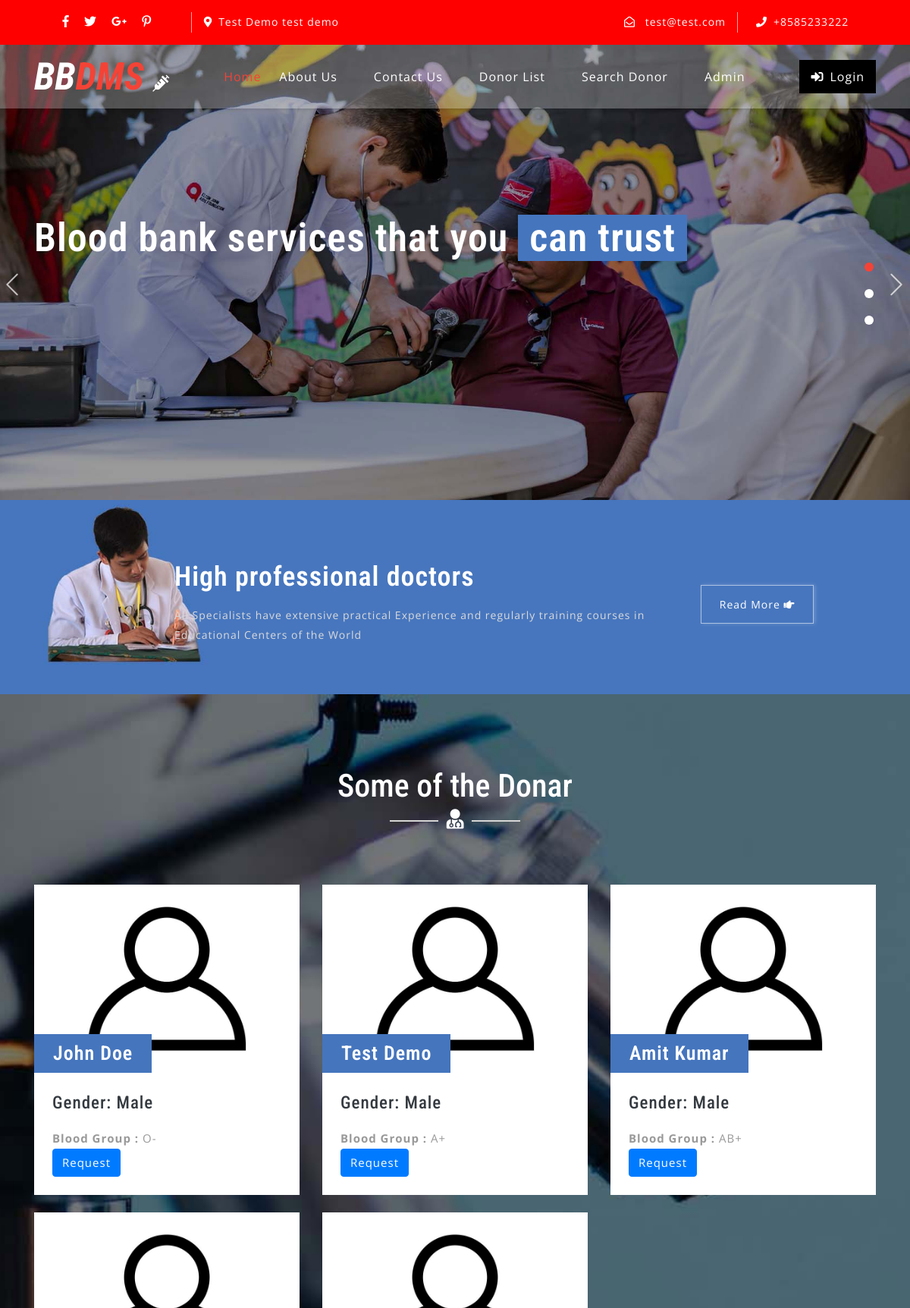
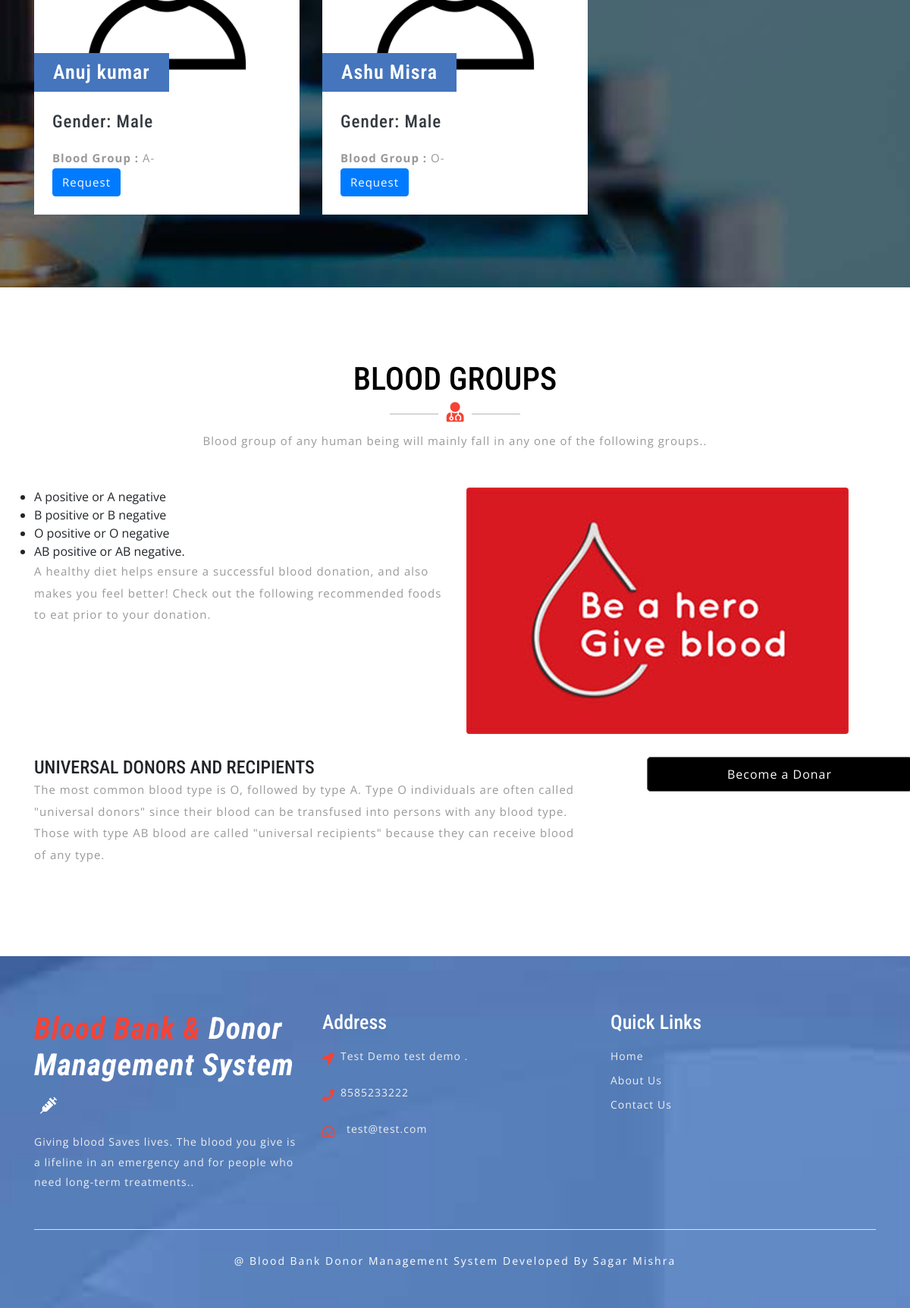
/bbdms/index.php, run on the app's committed database (2 pictures, top to bottom).
### tables this page shows
CREATE TABLE `tblcontactusinfo` (
  `id` int(11) NOT NULL,
  `Address` tinytext DEFAULT NULL,
  `EmailId` varchar(255) DEFAULT NULL,
  `ContactNo` char(11) DEFAULT NULL
);

CREATE TABLE `tblblooddonars` (
  `id` int(11) NOT NULL,
  `FullName` varchar(100) DEFAULT NULL,
  `MobileNumber` char(11) DEFAULT NULL,
  `EmailId` varchar(100) DEFAULT NULL,
  `Gender` varchar(20) DEFAULT NULL,
  `Age` int(11) DEFAULT NULL,
  `BloodGroup` varchar(20) DEFAULT NULL,
  `Address` varchar(255) DEFAULT NULL,
  `Message` mediumtext DEFAULT NULL,
  `PostingDate` timestamp NOT NULL DEFAULT current_timestamp(),
  `status` int(1) DEFAULT NULL,
  `Password` varchar(250) DEFAULT NULL
);

### bbdms/index.php (the view, shortened to what this page needs)
<?php
include('includes/config.php');
?>
<!DOCTYPE html>
<html lang="zxx">
<head>
	<link rel="stylesheet" href="css/bootstrap.css">
	<link rel="stylesheet" href="css/style.css" type="text/css" media="all" />
	<link rel="stylesheet" href="css/fontawesome-all.css">
</head>
<body>
	<?php include('includes/header.php');?>
	<div class="slider">
		<div class="callbacks_container">
			<ul class="rslides callbacks callbacks1" id="slider4">
				<li>
					<div class="banner-top1">
						<div class="banner-info_agile_w3ls">
							<div class="container">
								<h3>Blood bank services that you
									<span>can trust</span>
								</h3>
							</div>
						</div>
					</div>
				</li>
			</ul>
		</div>
	</div>
	<div class="banner-bottom py-5">
		<div class="d-flex container py-xl-3 py-lg-3">
			<div class="banner-left-bottom-w3ls offset-lg-2 offset-md-1">
				<h3 class="text-white my-3">High professional doctors</h3>
				<p>All Specialists have extensive practical Experience and regularly training courses in Educational Centers of the
					World</p>
			</div>
			<div class="button">
				<a href="about.php" class="w3ls-button-agile">Read More
					<i class="fas fa-hand-point-right"></i>
				</a>
			</div>
		</div>
	</div>
	<div class="blog-w3ls py-5" id="blog">
		<div class="container py-xl-5 py-lg-3">
			<div class="w3ls-titles text-center mb-5">
				<h3 class="title text-white">Some of the Donar</h3>
				<span>
					<i class="fas fa-user-md text-white"></i>
				</span>
			</div>
			<div class="row package-grids mt-5">
				<?php
$status=1;
$sql = "SELECT * from tblblooddonars where status=:status order by rand() limit 6";
$query = $dbh -> prepare($sql);
$query->bindParam(':status',$status,PDO::PARAM_STR);
$query->execute();
$results=$query->fetchAll(PDO::FETCH_OBJ);
if($query->rowCount() > 0)
{
foreach($results as $result)
{ ?>
				<div class="col-md-4 pricing" style="margin-top:2%;">
					<div class="price-top">
							<img src="images/blood-donor.jpg" alt="" class="img-fluid" />
						<h3><?php echo htmlentities($result->FullName);?>
						</h3>
					</div>
					<div class="price-bottom p-4">
						<h4 class="text-dark mb-3">Gender: <?php echo htmlentities($result->Gender);?></h4>
						<p class="card-text"><b>Blood Group :</b> <?php echo htmlentities($result->BloodGroup);?></p>
						<a class="btn btn-primary" style="color:#fff" href="contact-blood.php?cid=<?php echo $result->id;?>">Request</a>
					</div>
				</div><?php }} ?>
			</div>
		</div>
	</div>
	<div class="screen-w3ls py-5">
		<div class="container py-xl-5 py-lg-3">
			<div class="w3ls-titles text-center mb-5">
				<h3 class="title">BLOOD GROUPS</h3>
				<span>
					<i class="fas fa-user-md"></i>
				</span>
				<p class="mt-2">Blood group of any human being will mainly fall in any one of the following groups..</p>
			</div>
			<div class="row">
            <div class="col-lg-6">
                <ul>
<li>A positive or A negative</li>
<li>B positive or B negative</li>
<li>O positive or O negative</li>
<li>AB positive or AB negative.</li>
                </ul>
                <p>A healthy diet helps ensure a successful blood donation, and also makes you feel better! Check out the following recommended foods to eat prior to your donation.</p>
            </div>
            <div class="col-lg-6">
                <img class="img-fluid rounded" src="images/blood-donor (1).jpg" alt="">
            </div>
        </div>
        <div class="row mb-4">
            <div class="col-md-8">
            <h4 style="padding-top: 30px;">UNIVERSAL DONORS AND RECIPIENTS</h4>
                <p>
The most common blood type is O, followed by type A.
Type O individuals are often called "universal donors" since their blood can be transfused into persons with any blood type. Those with type AB blood are called "universal recipients" because they can receive blood of any type.</p>
            </div>
            <div class="col-md-4" style="padding-top: 30px;">
                <a class="btn btn-lg btn-secondary btn-block login-button ml-lg-5 mt-lg-0 mt-4 mb-lg-0 mb-3" data-toggle="modal" data-target="#exampleModalCenter1" href="#" data-toggle="modal" data-target="#exampleModalCenter1"> Become a Donar</a>
            </div>
        </div>
		</div>
	</div>
	<?php include('includes/footer.php');?>
</body>
</html>

### bbdms/includes/header.php (shortened to what this page needs)
    <header>
        <div class="top-bar py-3">
            <div class="container">
                <div class="row">
                    <div class="col-lg-7 top-social-agile">
                        <div class="row">
                            <ul class="col-lg-4 col-6 top-right-info text-center">
                                <li>
                                    <a href="#">
                                        <i class="fab fa-facebook-f"></i>
                                    </a>
                                </li>
                                <li class="mx-3">
                                    <a href="#">
                                        <i class="fab fa-twitter"></i>
                                    </a>
                                </li>
                                <li>
                                    <a href="#">
                                        <i class="fab fa-google-plus-g"></i>
                                    </a>
                                </li>
                                <li class="ml-3">
                                    <a href="#">
                                        <i class="fab fa-pinterest-p"></i>
                                    </a>
                                </li>
                            </ul><?php
$sql = "SELECT * from tblcontactusinfo";
$query = $dbh -> prepare($sql);
$query->execute();
$results=$query->fetchAll(PDO::FETCH_OBJ);
if($query->rowCount() > 0)
{
foreach($results as $result)
{ ?>
                            <div class="col-6 header-top_w3layouts pl-3 text-lg-left text-center">
                                <p class="text-white">
                                    <i class="fas fa-map-marker-alt mr-2"></i><?php  echo $result->Address; ?></p>
                            </div>
                        </div>
                    </div>
                    <div class="col-lg-5 top-social-agile text-lg-right text-center">
                        <div class="row">
                            <div class="col-lg-7 col-6 top-w3layouts">
                                <p class="text-white">
                                    <i class="far fa-envelope-open mr-2"></i>
                                    <a href="mailto:info@example.com" class="text-white"><?php  echo $result->EmailId; ?></a>
                                </p>
                            </div>
                            <div class="col-lg-5 col-6 header-w3layouts pl-4 text-lg-left">
                                <p class="text-white">
                                    <i class="fas fa-phone mr-2"></i>+<?php  echo $result->ContactNo; ?></p>
                            </div>
                        </div><?php } } ?>
                    </div>
                </div>
            </div>
        </div>
    </header>
    <div id="home">
        <div class="main-top py-1">
            <nav class="navbar navbar-expand-lg navbar-light fixed-navi">
                <div class="container">
                    <h1>
                        <a class="navbar-brand font-weight-bold font-italic" href="index.php">
                            <span>BB</span>DMS
                            <i class="fas fa-syringe"></i>
                        </a>
                    </h1>
                    <div class="collapse navbar-collapse text-center" id="navbarSupportedContent">
                        <ul class="navbar-nav ml-lg-auto">
                            <li class="nav-item active mt-lg-0 mt-3">
                                <a class="nav-link" href="index.php">Home
                                </a>
                            </li>
                            <li class="nav-item mx-lg-4 my-lg-0 my-3">
                                <a class="nav-link" href="about.php">About Us</a>
                            </li>
                            <li class="nav-item mx-lg-4 my-lg-0 my-3">
                                <a class="nav-link" href="contact.php">Contact Us</a>
                            </li>
                            <li class="nav-item mx-lg-4 my-lg-0 my-3">
                                <a class="nav-link" href="donor-list.php">Donor List</a>
                            </li>
                            <li class="nav-item mx-lg-4 my-lg-0 my-3">
                                <a class="nav-link" href="search-donor.php">Search Donor</a>
                            </li>
                            <?php if (strlen($_SESSION['bbdmsdid']==0)) {?>
                            <li class="nav-item mx-lg-4 my-lg-0 my-3">
                                <a class="nav-link" href="admin/index.php">Admin</a>
                            </li>
                        </ul>
                        <a href="login.php" class="login-button ml-lg-5 mt-lg-0 mt-4 mb-lg-0 mb-3" >
                            <i class="fas fa-sign-in-alt mr-2"></i>Login</a><?php } ?>
                    </div>
                </div>
            </nav>
        </div>
    </div>

### bbdms/includes/footer.php (shortened to what this page needs)
<footer>
    <div class="w3ls-footer-grids pt-sm-4 pt-3">
      <div class="container py-xl-5 py-lg-3">
        <div class="row">
          <div class="col-md-4 w3l-footer">
            <h2 class="mb-sm-3 mb-2">
              <a href="index.php" class="text-white font-italic font-weight-bold">
                <span>Blood Bank & </span>Donor Management System
                <i class="fas fa-syringe ml-2"></i>
              </a>
            </h2>
            <p>Giving blood Saves lives. The blood you give is a lifeline in an emergency and for people who need long-term treatments..</p>
          </div>
          <div class="col-md-4 w3l-footer my-md-0 my-4">
            <h3 class="mb-sm-3 mb-2 text-white">Address</h3>
            <ul class="list-unstyled">
              <?php
$sql = "SELECT * from tblcontactusinfo";
$query = $dbh -> prepare($sql);
$query->execute();
$results=$query->fetchAll(PDO::FETCH_OBJ);
if($query->rowCount() > 0)
{
foreach($results as $result)
{ ?>
              <li>
                <i class="fas fa-location-arrow float-left"></i>
                <p class="ml-4">
                  <span><?php  echo $result->Address; ?>. </p>
                <div class="clearfix"></div>
              </li>
              <li class="my-3">
                <i class="fas fa-phone float-left"></i>
                <p class="ml-4"><?php  echo $result->ContactNo; ?></p>
                <div class="clearfix"></div>
              </li>
              <li>
                <i class="far fa-envelope-open float-left"></i>
                <a href="mailto:info@example.com" class="ml-3"><?php  echo $result->EmailId; ?></a>
                <div class="clearfix"></div>
              </li>
            <?php } } ?></ul>
          </div>
          <div class="col-md-4 w3l-footer">
            <h3 class="mb-sm-3 mb-2 text-white">Quick Links</h3>
            <div class="nav-w3-l">
              <ul class="list-unstyled">
                <li>
                  <a href="index.php">Home</a>
                </li>
                <li class="mt-2">
                  <a href="about.php">About Us</a>
                </li>
                <li class="mt-2">
                  <a href="contact.php">Contact Us</a>
                </li>
              </ul>
            </div>
          </div>
        </div>
        <div class="border-top mt-5 pt-lg-4 pt-3 pb-lg-0 pb-3 text-center">
          <p class="copy-right-grids mt-lg-1"> @ Blood Bank Donor Management System Developed By Sagar Mishra
          </p>
        </div>
      </div>
    </div>
  </footer>

### data on the page
tblcontactusinfo: Address "Test Demo test demo", EmailId "test@test.com", ContactNo "8585233222"
tblblooddonars: FullName "John Doe", Gender "Male", BloodGroup "O-"
tblblooddonars: FullName "Test Demo", Gender "Male", BloodGroup "A+"
tblblooddonars: FullName "Amit Kumar", Gender "Male", BloodGroup "AB+"
tblblooddonars: FullName "Anuj kumar", Gender "Male", BloodGroup "A-"
tblblooddonars: FullName "Ashu Misra", Gender "Male", BloodGroup "O-"
